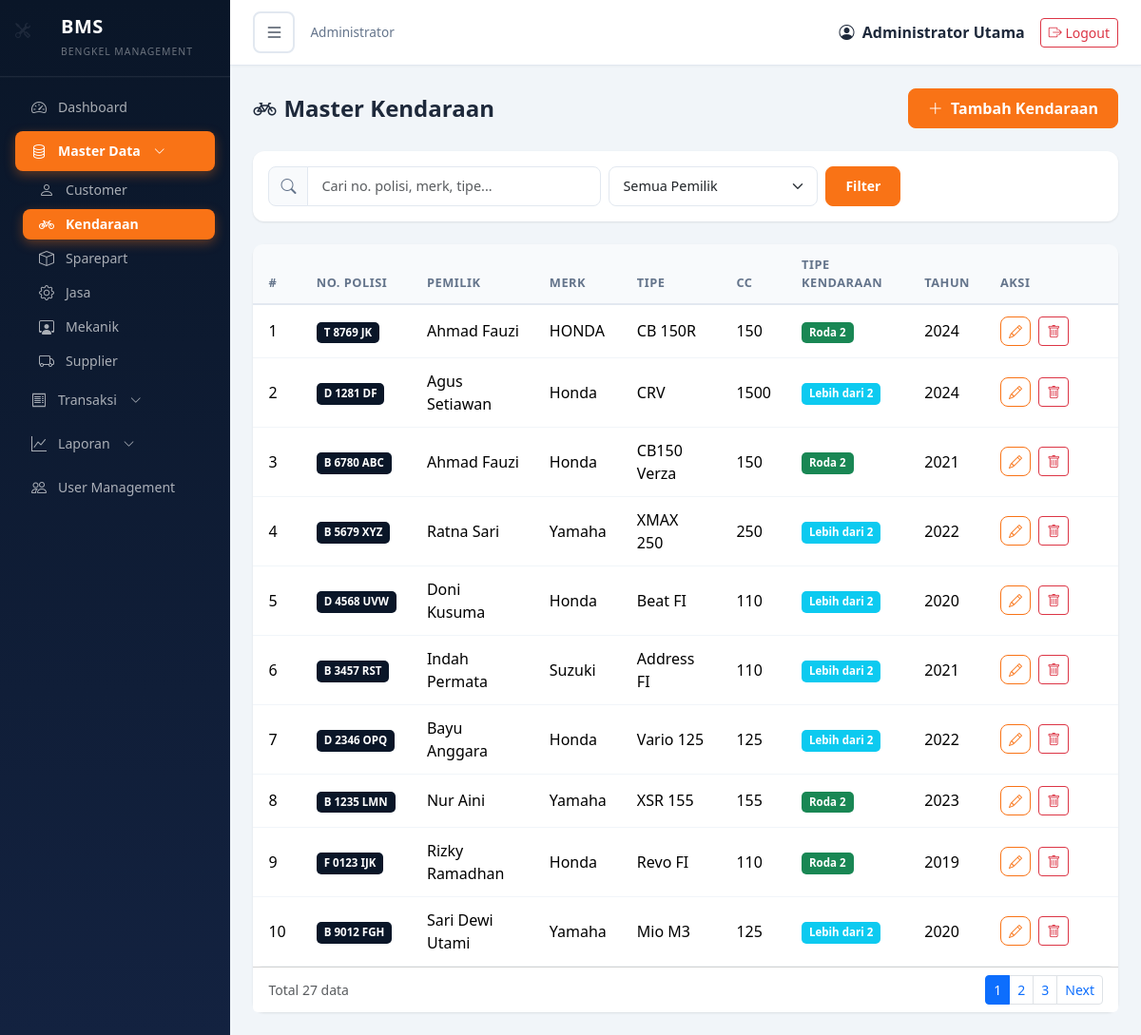
The app's page /master/kendaraan.php (signed in) with its own data.
### tables this page shows
CREATE TABLE `vehicle` (
  `vehicle_id` int NOT NULL,
  `client_id` int NOT NULL,
  `no_polisi` varchar(20) NOT NULL,
  `merk` varchar(50) DEFAULT NULL,
  `tipe` varchar(50) DEFAULT NULL,
  `cc` int DEFAULT NULL,
  `tipe_kendaraan` varchar(50) DEFAULT NULL,
  `tahun` int DEFAULT NULL,
  `no_rangka` varchar(50) DEFAULT NULL,
  `no_mesin` varchar(50) DEFAULT NULL
);

CREATE TABLE `client` (
  `client_id` int NOT NULL,
  `nama` varchar(100) NOT NULL,
  `alamat` text,
  `telepon` varchar(20) DEFAULT NULL,
  `email` varchar(100) DEFAULT NULL,
  `tanggal_daftar` date DEFAULT NULL
);

### master/kendaraan.php (the view, shortened to what this page needs)
<?php
require_once __DIR__ . '/../includes/header.php';
$search   = isset($_GET['search']) ? sanitize($conn, $_GET['search']) : '';
$clientId = isset($_GET['client_id']) ? (int)$_GET['client_id'] : 0;
$page     = isset($_GET['page']) ? max(1, (int)$_GET['page']) : 1;
$limit    = 10;
$offset   = ($page - 1) * $limit;
$where = '';
$totalQuery = mysqli_query($conn, "SELECT COUNT(*) as jml FROM vehicle v $where");
$totalData  = mysqli_fetch_assoc($totalQuery)['jml'];
$totalPages = ceil($totalData / $limit);
$query = "SELECT v.*, c.nama as nama_client
          FROM vehicle v
          LEFT JOIN client c ON v.client_id = c.client_id
          $where
          ORDER BY v.vehicle_id DESC
          LIMIT $limit OFFSET $offset";
$result = mysqli_query($conn, $query);
?>
<div class="page-header">
    <h4><i class="bi bi-bicycle me-2"></i>Master Kendaraan</h4>
    <button class="btn btn-primary" onclick="openAddModal()">
        <i class="bi bi-plus-lg me-1"></i> Tambah Kendaraan
    </button>
</div>
<div class="card mb-4">
    <div class="card-body py-3">
        <form method="GET" class="d-flex gap-2 flex-wrap">
            <div class="input-group" style="max-width:350px;">
                <span class="input-group-text"><i class="bi bi-search"></i></span>
                <input type="text" class="form-control" name="search" placeholder="Cari no. polisi, merk, tipe..." value="<?php echo htmlspecialchars($search); ?>">
            </div>
            <select class="form-select" name="client_id" style="max-width:220px;">
                <option value="0">Semua Pemilik</option>
            </select>
            <button type="submit" class="btn btn-primary btn-sm">Filter</button>
        </form>
    </div>
</div>
<div class="card">
    <div class="card-body p-0">
        <div class="table-responsive">
            <table class="table table-hover mb-0">
                <thead>
                    <tr>
                        <th width="50">#</th>
                        <th>No. Polisi</th>
                        <th>Pemilik</th>
                        <th>Merk</th>
                        <th>Tipe</th>
                        <th>CC</th>
                        <th>Tipe Kendaraan</th>
                        <th>Tahun</th>
                        <th width="140">Aksi</th>
                    </tr>
                </thead>
                <tbody>
                    <?php if (mysqli_num_rows($result) > 0): ?>
                        <?php $no = $offset + 1; while ($row = mysqli_fetch_assoc($result)): ?>
                        <tr>
                            <td><?php echo $no++; ?></td>
                            <td><span class="badge badge-nopol"><?php echo htmlspecialchars($row['no_polisi']); ?></span></td>
                            <td><?php echo htmlspecialchars($row['nama_client']); ?></td>
                            <td><?php echo htmlspecialchars($row['merk']); ?></td>
                            <td><?php echo htmlspecialchars($row['tipe']); ?></td>
                            <td><?php echo $row['cc']; ?></td>
                            <td>
                                <?php if ($row['tipe_kendaraan'] == 'Roda 2'): ?>
                                    <span class="badge bg-success">Roda 2</span>
                                <?php else: ?>
                                    <span class="badge bg-info">Lebih dari 2</span>
                                <?php endif; ?>
                            </td>
                            <td><?php echo $row['tahun']; ?></td>
                            <td>
                                <button class="btn btn-sm btn-outline-primary me-1" onclick="openEditModal(<?php echo $row['vehicle_id']; ?>)">
                                    <i class="bi bi-pencil"></i>
                                </button>
                                <button class="btn btn-sm btn-outline-danger" onclick="deleteKendaraan(<?php echo $row['vehicle_id']; ?>, '<?php echo htmlspecialchars($row['no_polisi']); ?>')">
                                    <i class="bi bi-trash"></i>
                                </button>
                            </td>
                        </tr>
                        <?php endwhile; ?>
                    <?php endif; ?>
                </tbody>
            </table>
        </div>
    </div>
    <?php if ($totalPages > 1): ?>
    <div class="card-footer bg-white d-flex justify-content-between align-items-center">
        <small class="text-muted">Total <?php echo $totalData; ?> data</small>
        <nav>
            <ul class="pagination pagination-sm mb-0">
                <?php for ($i = max(1, $page-2); $i <= min($totalPages, $page+2); $i++): ?>
                    <li class="page-item <?php echo ($i == $page) ? 'active' : ''; ?>">
                        <a class="page-link" href="?page=<?php echo $i; ?>&search=<?php echo urlencode($search); ?>&client_id=<?php echo $clientId; ?>"><?php echo $i; ?></a>
                    </li>
                <?php endfor; ?>
                <?php if ($page < $totalPages): ?>
                    <li class="page-item"><a class="page-link" href="?page=<?php echo $page+1; ?>&search=<?php echo urlencode($search); ?>&client_id=<?php echo $clientId; ?>">Next</a></li>
                <?php endif; ?>
            </ul>
        </nav>
    </div>
    <?php endif; ?>
</div>
<?php require_once __DIR__ . '/../includes/footer.php'; ?>

### assets/css/style.css (style rules this page uses)
:root { --primary: #ffffff; --secondary: #0a1628; --secondary-light: #132240; --accent: #f97316; --accent-hover: #ea580c; --bg-body: #f1f5f9; --text-dark: #1e293b; --text-muted: #64748b; --sidebar-width: 260px; }
body { background: var(--bg-body); font-family: 'Segoe UI', system-ui, -apple-system, sans-serif; color: var(--text-dark); }
.card { border: none; border-radius: 12px; box-shadow: 0 1px 3px rgba(0,0,0,0.06), 0 1px 2px rgba(0,0,0,0.04); transition: box-shadow 0.2s ease; }
.table { border-radius: 10px; overflow: hidden; }
.table th { background: #f8fafc; font-weight: 700; font-size: 0.8rem; text-transform: uppercase; letter-spacing: 0.5px; color: var(--text-muted); border-bottom: 2px solid #e2e8f0; padding: 12px 16px; }
.table td { padding: 12px 16px; vertical-align: middle; border-bottom: 1px solid #f1f5f9; }
.btn-primary { background: var(--accent); border-color: var(--accent); font-weight: 600; border-radius: 8px; padding: 8px 20px; transition: all 0.2s; }
.btn-outline-primary { color: var(--accent); border-color: var(--accent); border-radius: 8px; font-weight: 600; }
.badge { --bs-badge-padding-x: 8px; --bs-badge-padding-y: 4px; --bs-badge-font-size: 0.72rem; --bs-badge-font-weight: 600; --bs-badge-border-radius: 5px; white-space: nowrap; display: inline-block; line-height: 1.3; }
.badge-nopol { background: #0a1628; color: #fff; }
.form-control, .form-select { border-radius: 8px; border: 1.5px solid #e2e8f0; padding: 9px 14px; font-size: 0.9rem; transition: border-color 0.2s, box-shadow 0.2s; }
.input-group-text { background: #f8fafc; border: 1.5px solid #e2e8f0; border-radius: 8px 0 0 8px; color: var(--text-muted); }
.page-header { display: flex; justify-content: space-between; align-items: center; margin-bottom: 24px; }
.page-header h4 { font-weight: 700; color: var(--text-dark); margin: 0; }

### records on screen
vehicle: no_polisi "T 8769 JK", client.nama "Ahmad Fauzi", merk "HONDA", tipe "CB 150R", cc "150", tipe_kendaraan "Roda 2", tahun "2024"
vehicle: no_polisi "D 1281 DF", client.nama "Agus Setiawan", merk "Honda", tipe "CRV", cc "1500", shows "Lebih dari 2", tahun "2024"
vehicle: no_polisi "B 6780 ABC", client.nama "Ahmad Fauzi", merk "Honda", tipe "CB150 Verza", cc "150", tipe_kendaraan "Roda 2", tahun "2021"
vehicle: no_polisi "B 5679 XYZ", client.nama "Ratna Sari", merk "Yamaha", tipe "XMAX 250", cc "250", shows "Lebih dari 2", tahun "2022"
vehicle: no_polisi "D 4568 UVW", client.nama "Doni Kusuma", merk "Honda", tipe "Beat FI", cc "110", shows "Lebih dari 2", tahun "2020"
vehicle: no_polisi "B 3457 RST", client.nama "Indah Permata", merk "Suzuki", tipe "Address FI", cc "110", shows "Lebih dari 2", tahun "2021"
vehicle: no_polisi "D 2346 OPQ", client.nama "Bayu Anggara", merk "Honda", tipe "Vario 125", cc "125", shows "Lebih dari 2", tahun "2022"
vehicle: no_polisi "B 1235 LMN", client.nama "Nur Aini", merk "Yamaha", tipe "XSR 155", cc "155", tipe_kendaraan "Roda 2", tahun "2023"
vehicle: no_polisi "F 0123 IJK", client.nama "Rizky Ramadhan", merk "Honda", tipe "Revo FI", cc "110", tipe_kendaraan "Roda 2", tahun "2019"
vehicle: no_polisi "B 9012 FGH", client.nama "Sari Dewi Utami", merk "Yamaha", tipe "Mio M3", cc "125", shows "Lebih dari 2", tahun "2020"

### other values on screen
getRoleName($_SESSION['role']) "Administrator"
$_SESSION['nama_lengkap'] "Administrator Utama"
$totalData "27"
